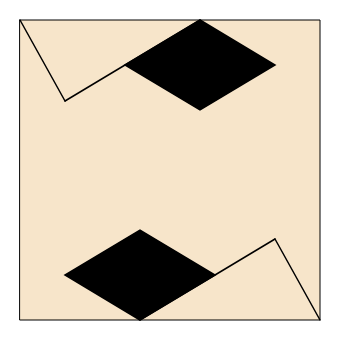
Frame 1 (no input)
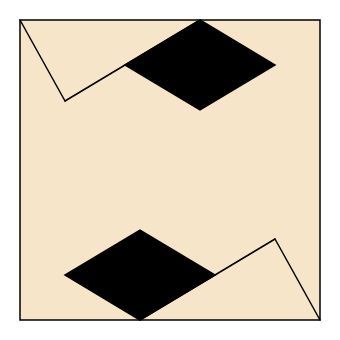
Frame 60 (no input)
Frame 120 (the mouse pressed at the canvas centre since frame 60): identical to frame 60, image omitted

The p5.js sketch that drew these frames (run headless with seeded random() and noise() and a simulated clock; from frame 60 on, the mouse is pressed at the canvas centre):

// p5.js sketch
// ── sketch.js
let paintingSize = 300;
let triangleTip = 0.47 * paintingSize;
let trapezePoint = 0.333 * paintingSize;

function setup() {
  createCanvas(paintingSize + 2 * 20, paintingSize + 2 * 20);
}

function draw() {
  background(255);

  // painting background
  translate(20, 20);
  stroke(0);
  fill("#f7e5ca");
  rect(0, 0, paintingSize, paintingSize);

  strokeWeight(1.5);
  fill(0);

  // top part of the painting
  quad(
    0.6 * paintingSize, 0,
    0.85 * paintingSize, 0.15 * paintingSize,
    0.6 * paintingSize, 0.3 * paintingSize,
    0.35 * paintingSize, 0.15 * paintingSize
  );

  line(
    0.6 * paintingSize, 0,
    0.15 * paintingSize, 0.27 * paintingSize
  );
  line(
    0, 0,
    0.15 * paintingSize, 0.27 * paintingSize
  );

  // bottom part of the painting
  quad(
    paintingSize - 0.6 * paintingSize, paintingSize - 0,
    paintingSize - 0.85 * paintingSize, paintingSize - 0.15 * paintingSize,
    paintingSize - 0.6 * paintingSize, paintingSize - 0.3 * paintingSize,
    paintingSize - 0.35 * paintingSize, paintingSize - 0.15 * paintingSize
  );

  line(
    paintingSize - 0.6 * paintingSize, paintingSize,
    paintingSize - 0.15 * paintingSize, paintingSize - 0.27 * paintingSize
  );
  line(
    paintingSize, paintingSize,
    paintingSize - 0.15 * paintingSize, paintingSize - 0.27 * paintingSize
  );
}
